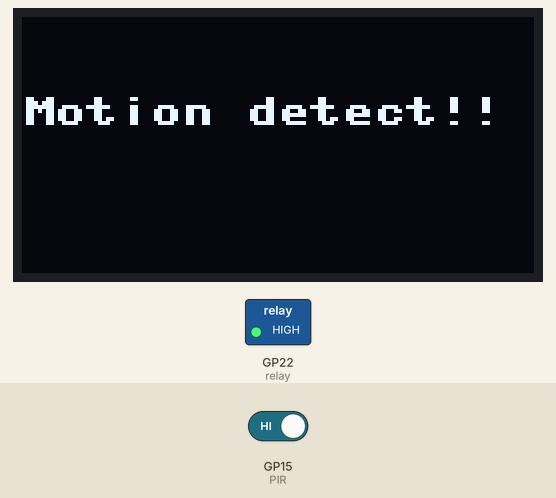
A program run on a simulated Raspberry Pi Pico running MicroPython. Parts: 128×64 one-colour display, switched loads named in the program (green lamp = pin HIGH). The inputs (shaded band) are chosen by the test bench; at power-on: GP15 (PIR) HIGH. Library files of the repository ran but are not shown: ssd1306.py.

Above: at 1.2 s.
1.3 s: GP15 (PIR) driven LOW
At 2.15 s:
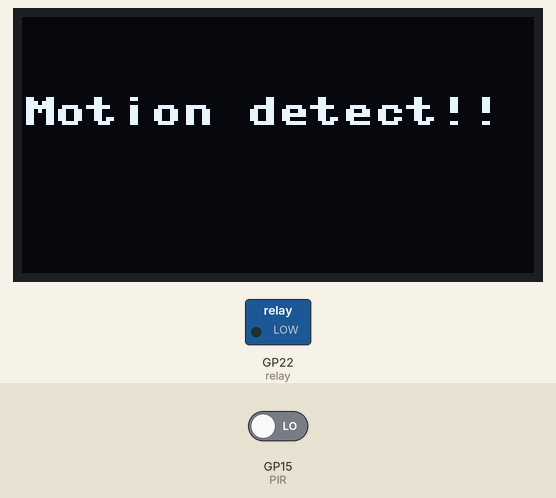
At 3.5 s:
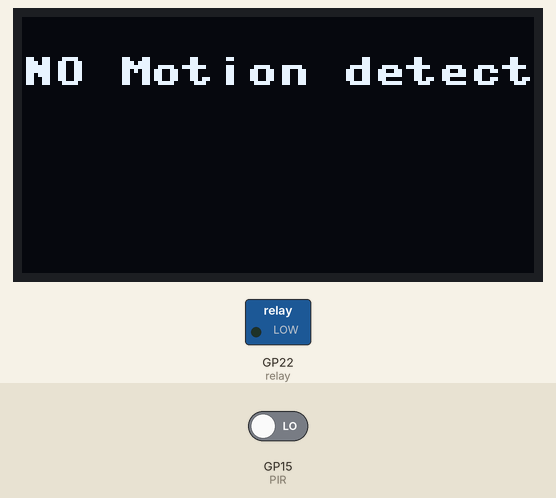
Timing chart, 0 to 5.0 s (numbered marks = the images above; inputs shaded):
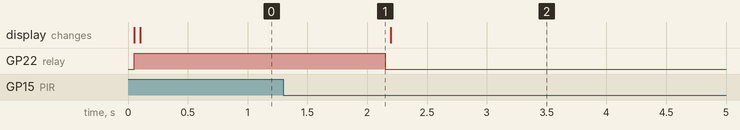

Measured:
- after the input at 1.3 s, GP22 (relay): HIGH → LOW after 0.85 s

The program:

oled_pir_main.py
```python
from machine import Pin, I2C
from ssd1306 import SSD1306_I2C
import utime
import machine


WIDTH = 128
HEIGHT = 64

PIR = Pin(15, Pin.IN, Pin.PULL_UP)

relay = Pin(22, Pin.OUT)

i2c = I2C(0, scl=Pin(1), sda=Pin(0), freq=200000)
oled = SSD1306_I2C(WIDTH, HEIGHT, i2c)
oled.fill(0)

while True:
    if PIR.value() == 0:
        oled.text("NO Motion detect", 0, 10)
        relay.value(0)

    else:
        oled.text("Motion detect!!", 0, 20)
        relay.value(1)

    oled.show()
    utime.sleep(1)
    oled.fill(0)
    
```
